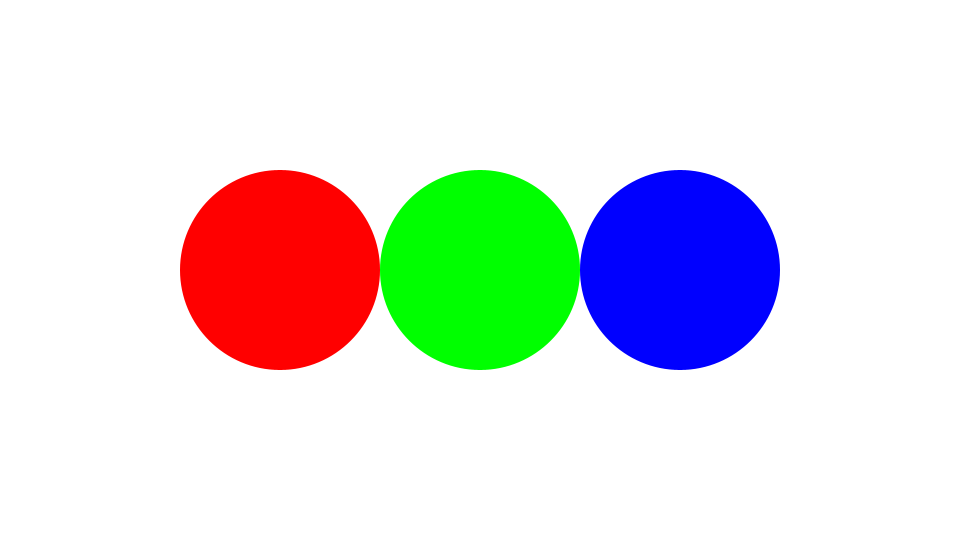
Frame 1 (no input)
Frame 60 (the mouse pressed at the canvas centre just before this capture): identical to frame 1, image omitted
Frame 120 (the mouse held since frame 60 and released just before this capture): identical to frame 1, image omitted

The Processing sketch that drew this single still picture (run headless with seeded random() and noise(); from frame 60 on, the mouse is pressed at the canvas centre):

// Processing sketch: sketch07
// ── sketch07.pde
Ball b1, b2, b3;

void setup() {
  size(960, 540);
  // 実引数ありのコンストラクタを呼び出す
  // 赤
  b1 = new Ball(280, height/2, 100, color(255, 0, 0));
  // 青
  b2 = new Ball(480, height/2, 100, color(0, 255, 0));
  // 緑
  b3 = new Ball(680, height/2, 100, color(0, 0, 255));
}

void draw() {
  background(255);

  noStroke();
  // b1を描画
  fill(b1.c);
  ellipse(b1.x, b1.y, b1.radius*2, b1.radius*2);
  // b2を描画
  fill(b2.c);
  ellipse(b2.x, b2.y, b2.radius*2, b2.radius*2);
  // b3を描画
  fill(b3.c);
  ellipse(b3.x, b3.y, b3.radius*2, b3.radius*2);
}

class Ball {
  // フィールド
  float x, y;
  int radius;
  color c;

  // 仮引数を持つコンストラクタ
  Ball(float bx, float by, int rad, color bc) {
    // 仮引数に対応するフィールドに代入を行う
    x = bx;
    y = by;
    radius = rad;
    c = bc;
  }
}
